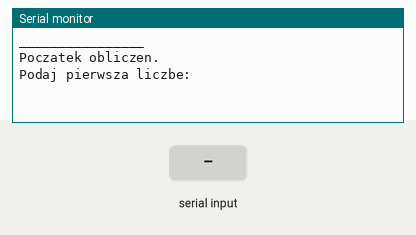
Bench run of a sketch on a simulated Arduino Uno, built with avr-gcc and run on an emulated ATmega328P. Parts: the last lines printed to the serial monitor. The test bench sets the inputs (shaded band).

Above: at 1.2 s.
1.3 s: "+\n" received over Serial
At 2.5 s:
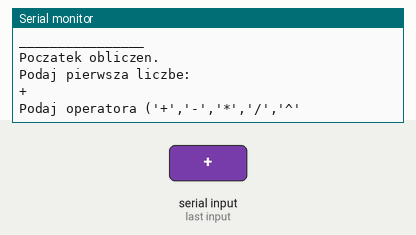
2.8 s: "-\n" received over Serial
At 3.9 s:
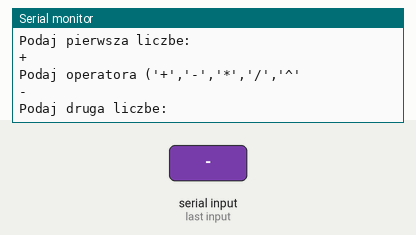
4.3 s: "*\n" received over Serial
At 4.7 s:
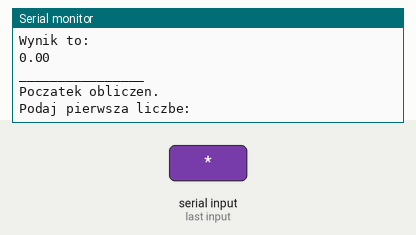
5.8 s: "/\n" received over Serial
At 6.2 s:
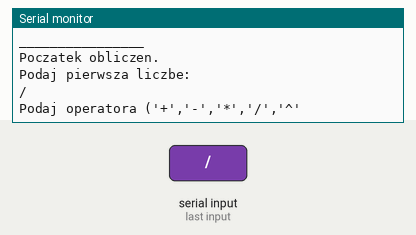
7.3 s: "^\n" received over Serial
At 8.5 s:
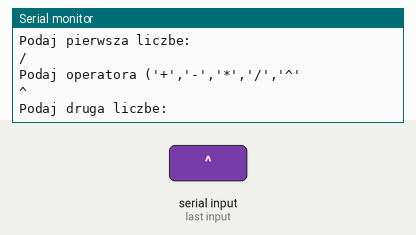
8.8 s: "90,45\n" received over Serial
At 9.7 s:
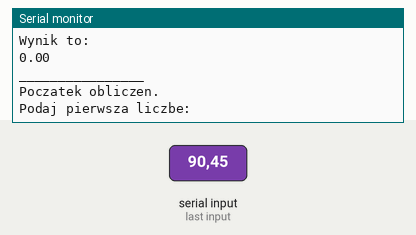

Measured:
- after the input at 1.3 s, the serial monitor: prints a new line at once (image 1)
- after the input at 2.8 s, the serial monitor: prints a new line at once (image 2)
- after the input at 4.3 s, the serial monitor: prints a new line at once (image 3)
- after the input at 5.8 s, the serial monitor: prints a new line at once (image 4)
- after the input at 7.3 s, the serial monitor: prints a new line at once (image 5)
- after the input at 8.8 s, the serial monitor: prints a new line at once (image 6)

The sketch:

Kalkulator.ino
```cpp
String odebrString=" ";
float odebrane=0,a=0,b=0,wynik;
char znak=' ';
int etap=0,czyKomunikat=0,blad=0;
void setup() {
   Serial.begin (9600);

}

void loop() {
if(etap==0)
{
  if(czyKomunikat==0)
  {
    Serial.println("________________\nPoczatek obliczen.\n\nPodaj pierwsza liczbe:");
    czyKomunikat=1;
  }
  if(Serial.available() > 0)
  {
    odebrString=Serial.readStringUntil('\n');
    Serial.println(odebrString);
     a=odebrString.toFloat();
     etap=1;
     czyKomunikat=0;
  }
}
if(etap==1)
{
  if(czyKomunikat==0)
  {
   Serial.println("Podaj operatora ('+','-','*','/','^'");
    czyKomunikat=1;
  }
  if(Serial.available()>0)
  {
    odebrString=Serial.readStringUntil('\n');
    Serial.println(odebrString);

  znak=odebrString[0];
  etap=2;
  czyKomunikat=0;
  }
  }
 if(etap==2)
 {
  if(czyKomunikat==0)
  {
    Serial.println("Podaj druga liczbe:");
    czyKomunikat=1;
  }
  if(Serial.available() > 0)
  {
    odebrString=Serial.readStringUntil('\n');
    Serial.println(odebrString);
     b=odebrString.toFloat();
     etap=3;
     czyKomunikat=0;
  }
 }

  if(etap==3)
 {

    Serial.println("Wynik to:");

  switch(znak)
  {
    case '+':
      wynik=a+b;
      break;
     case '-':
      wynik=a-b;
      break;
     case '*':
      wynik=a*b;
      break;
     case '/':
      if(b==0)
      {
        Serial.println("Blad, dzielenie przez zero\n");
        blad=1;
        break;
      }
      wynik=a/b;
      break;
     case '^':
      wynik=pow(a,b);
      break;
     default:
      Serial.println("Blad skladni operatora\n");
        blad=1;
        break;

  }
  if(blad==0)
  {
    Serial.println(wynik);
  }
  blad=0;
  etap=0;
 }
}
```
